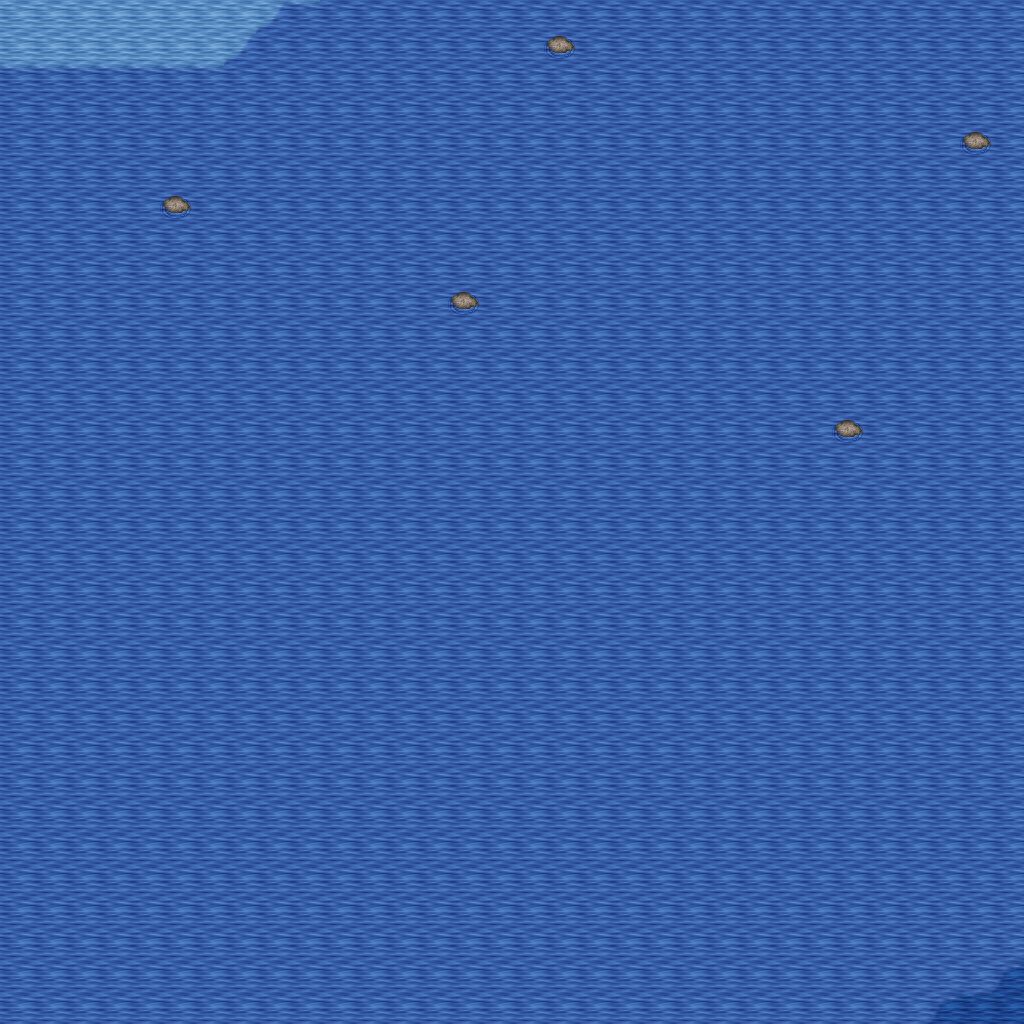

This is a level from a 2D game, rendered from its Tiled map with the project's own tilesets. A one-line summary and the map file follow, with tile-layer data summarised:
An orthogonal 32x32 tile map with 32x32 px tiles, 5 tile layers (Ground, Objects, Objects2, Above, ...), 1 hidden layer not drawn, 7 tilesets.

<map version="1.10" tiledversion="1.11.0" orientation="orthogonal" renderorder="right-down" width="32" height="32" tilewidth="32" tileheight="32" infinite="0" nextlayerid="11" nextobjectid="1">
 <tileset firstgid="1" name="ground_ground" tilewidth="32" tileheight="32" tilecount="33" columns="3">
  <image source="../drawable/ground_ground.png" width="96" height="352" />
 </tileset>
 <tileset firstgid="34" name="ground_grass_edges" tilewidth="32" tileheight="32" tilecount="36" columns="12">
  <image source="../drawable/ground_grass_edges.png" width="384" height="96" />
 </tileset>
 <tileset firstgid="70" name="ground_water_pool" tilewidth="32" tileheight="32" tilecount="72" columns="3">
  <image source="../drawable/ground_water_pool.png" width="96" height="768" />
 </tileset>
 <tileset firstgid="142" name="ground_grass_corners" tilewidth="32" tileheight="32" tilecount="24" columns="6">
  <image source="../drawable/ground_grass_corners.png" width="192" height="128" />
 </tileset>
 <tileset firstgid="166" name="plant_flower_daisy_white" tilewidth="32" tileheight="32" tilecount="8" columns="2">
  <image source="../drawable/plant_flower_daisy_white.png" width="64" height="128" />
 </tileset>
 <tileset firstgid="174" name="logic_collision" tilewidth="32" tileheight="32" tilecount="1" columns="1">
  <image source="../drawable/logic_collision.png" width="32" height="32" />
 </tileset>
 <tileset firstgid="175" name="ground_water_pool_deep" tilewidth="32" tileheight="32" tilecount="72" columns="3">
  <image source="../drawable/ground_water_pool_deep.png" width="96" height="768" />
 </tileset>
 <layer id="1" name="Ground" width="32" height="32">
  <data>[1024 cells, 1024 non-empty, 5 distinct tile ids]</data>
 </layer>
 <layer id="2" name="Objects" width="32" height="32">
  <data>[1024 cells, 15 non-empty, 3 distinct tile ids]</data>
 </layer>
 <layer id="3" name="Objects2" width="32" height="32">
  <data>[1024 cells, 0 non-empty, 0 distinct tile ids]</data>
 </layer>
 <layer id="4" name="Above" width="32" height="32">
  <data>[1024 cells, 0 non-empty, 0 distinct tile ids]</data>
 </layer>
 <layer id="5" name="Above2" width="32" height="32">
  <data>[1024 cells, 0 non-empty, 0 distinct tile ids]</data>
 </layer>
 <layer id="6" name="Walkable" width="32" height="32" visible="0">
  <data>[1024 cells, 1009 non-empty, 1 distinct tile ids]</data>
 </layer>
 <objectgroup id="7" name="Mapevents" />
 <objectgroup id="8" name="Spawn" />
 <objectgroup id="9" name="Keys" />
 <objectgroup id="10" name="Replace" />
</map>
